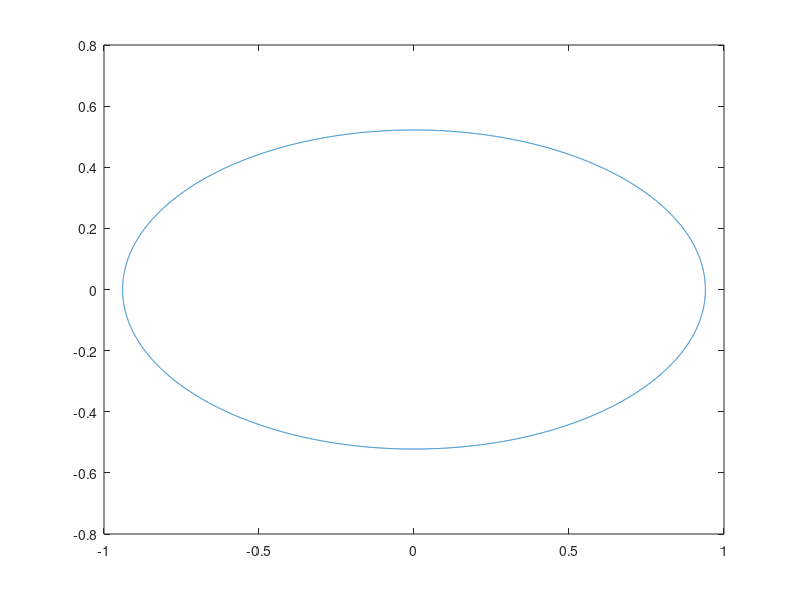

Source code (MATLAB): (Note: this script raises an error after producing the figure.)
%%%%%%%%%%%%%%%%%%%%%%%%%%%%%%%%%%%%%%%%%%%%%%%%%%%%%%%%%%%%%%%%%%%%%%%%%%%
% DDSL - Pecan Project
% 
% Create geometric model for impactor design
%
% Author: Dani Agramonte
% Last Updated: 06.02.2022
%
%%%%%%%%%%%%%%%%%%%%%%%%%%%%%%%%%%%%%%%%%%%%%%%%%%%%%%%%%%%%%%%%%%%%%%%%%%%

% semi-major and semi-minor axes
a = 0.940;
b = 0.522;

% parametric variable
t = linspace(0,2*pi,10000);

% ellipse
x = a*cos(t);
y = b*sin(t);

% slope for line
%m = 

plot(x,y)
yline(0.75)
yline(-0.75)
